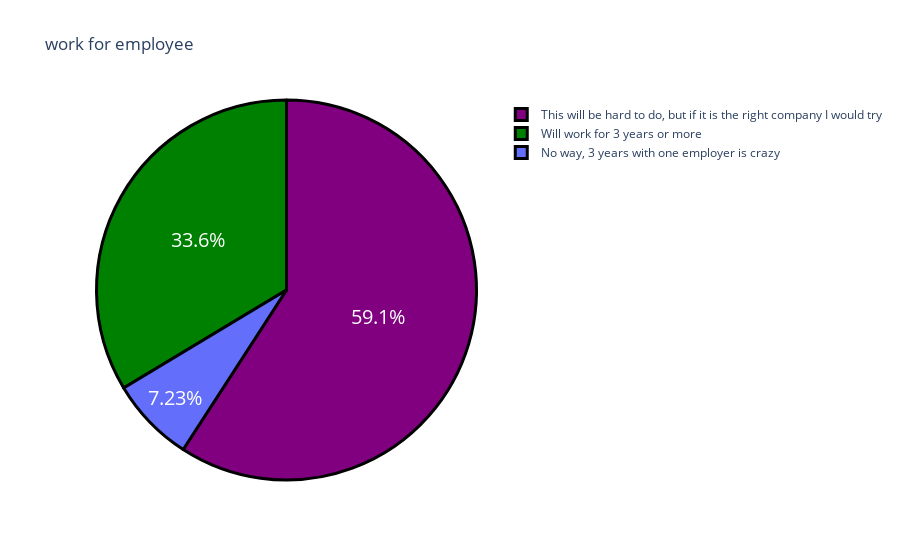

The code cell stored with this chart in its notebook:
### Markdown cell above
# 7. Visualization: Willingness to Stay with One Employer for 3+ Years

### Code cell
question3 = data["How likely is that you will work for one employer for 3 years or more ?"].value_counts()
label = question3.index
counts = question3.values
fig = go.Figure(data = [go.Pie(labels = label, values = counts)])
fig.update_layout(title = "work for employee")
fig.update_traces(hoverinfo = 'label+value', textinfo = 'percent',textfont_size=20, marker = dict( colors = ['purple','green'],line = dict(color = 'black',width = 3)))
fig.show()

### Figure 1 — Plotly figure (JSON) as saved in the notebook; plotly's stock layout.template omitted (floating-point values rounded to 4 significant figures)
{"data": [{"hoverinfo": "label+value", "labels": ["This will be hard to do, but if it is the right company I would try", "Will work for 3 years or more", "No way, 3 years with one employer is crazy"], "marker": {"colors": ["purple", "green"], "line": {"color": "black", "width": 3}}, "textfont": {"size": 20}, "textinfo": "percent", "type": "pie", "values": [139, 79, 17]}], "layout": {"autosize": true, "title": {"text": "work for employee"}}}
